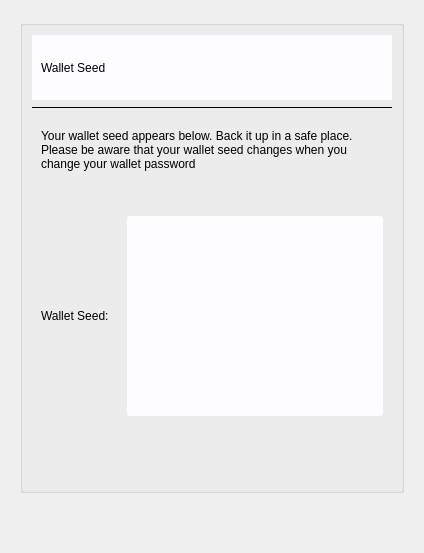
         <widget class="QWidget" name="get_seed_page">
          <layout class="QGridLayout" name="gridLayout_14">
           <item row="0" column="0">
            <widget class="QFrame" name="frame_122">
             <property name="frameShape">
              <enum>QFrame::NoFrame</enum>
             </property>
             <property name="frameShadow">
              <enum>QFrame::Plain</enum>
             </property>
             <layout class="QGridLayout" name="gridLayout_157">
              <item row="0" column="0">
               <widget class="QGroupBox" name="groupBox_26">
                <property name="title">
                 <string/>
                </property>
                <layout class="QGridLayout" name="gridLayout_15">
                 <item row="0" column="0">
                  <widget class="QFrame" name="frame_124">
                   <property name="minimumSize">
                    <size>
                     <width>0</width>
                     <height>65</height>
                    </size>
                   </property>
                   <property name="maximumSize">
                    <size>
                     <width>16777215</width>
                     <height>65</height>
                    </size>
                   </property>
                   <property name="styleSheet">
                    <string notr="true">background-color: rgb(253, 253, 255);
font: 24pt &quot;Helvetica&quot;;</string>
                   </property>
                   <property name="frameShape">
                    <enum>QFrame::NoFrame</enum>
                   </property>
                   <property name="frameShadow">
                    <enum>QFrame::Plain</enum>
                   </property>
                   <layout class="QGridLayout" name="gridLayout_162">
                    <item row="0" column="0">
                     <widget class="QLabel" name="label_98">
                      <property name="text">
                       <string>Wallet Seed</string>
                      </property>
                     </widget>
                    </item>
                   </layout>
                  </widget>
                 </item>
                 <item row="2" column="0">
                  <widget class="QFrame" name="frame_125">
                   <property name="minimumSize">
                    <size>
                     <width>0</width>
                     <height>70</height>
                    </size>
                   </property>
                   <property name="maximumSize">
                    <size>
                     <width>16777215</width>
                     <height>70</height>
                    </size>
                   </property>
                   <property name="styleSheet">
                    <string notr="true">border-radius:3px;
</string>
                   </property>
                   <property name="frameShape">
                    <enum>QFrame::NoFrame</enum>
                   </property>
                   <property name="frameShadow">
                    <enum>QFrame::Plain</enum>
                   </property>
                   <layout class="QGridLayout" name="gridLayout_163">
                    <item row="0" column="0">
                     <widget class="QLabel" name="label_99">
                      <property name="styleSheet">
                       <string notr="true">font: 16pt 'Helvetica';
background-color: rgba(255, 255, 255, 0);</string>
                      </property>
                      <property name="text">
                       <string>Your wallet seed appears below. Back it up in a safe place. Please be aware that your wallet seed changes when you change your wallet password</string>
                      </property>
                      <property name="wordWrap">
                       <bool>true</bool>
                      </property>
                     </widget>
                    </item>
                   </layout>
                  </widget>
                 </item>
                 <item row="1" column="0">
                  <widget class="Line" name="line_29">
                   <property name="frameShadow">
                    <enum>QFrame::Plain</enum>
                   </property>
                   <property name="orientation">
                    <enum>Qt::Horizontal</enum>
                   </property>
                  </widget>
                 </item>
                 <item row="3" column="0">
                  <widget class="QFrame" name="frame_123">
                   <property name="minimumSize">
                    <size>
                     <width>0</width>
                     <height>250</height>
                    </size>
                   </property>
                   <property name="maximumSize">
                    <size>
                     <width>16777215</width>
                     <height>250</height>
                    </size>
                   </property>
                   <property name="styleSheet">
                    <string notr="true">border-radius:3px;</string>
                   </property>
                   <property name="frameShape">
                    <enum>QFrame::NoFrame</enum>
                   </property>
                   <property name="frameShadow">
                    <enum>QFrame::Raised</enum>
                   </property>
                   <layout class="QGridLayout" name="gridLayout_159">
                    <item row="0" column="0">
                     <widget class="QLabel" name="label_95">
                      <property name="minimumSize">
                       <size>
                        <width>80</width>
                        <height>0</height>
                       </size>
                      </property>
                      <property name="maximumSize">
                       <size>
                        <width>120</width>
                        <height>16777215</height>
                       </size>
                      </property>
                      <property name="styleSheet">
                       <string notr="true">font: 16pt 'Helvetica';</string>
                      </property>
                      <property name="text">
                       <string>Wallet Seed: </string>
                      </property>
                     </widget>
                    </item>
                    <item row="0" column="1">
                     <widget class="QTextEdit" name="seed_txt_2">
                      <property name="minimumSize">
                       <size>
                        <width>0</width>
                        <height>200</height>
                       </size>
                      </property>
                      <property name="maximumSize">
                       <size>
                        <width>16777215</width>
                        <height>200</height>
                       </size>
                      </property>
                      <property name="styleSheet">
                       <string notr="true">background-color: rgb(253, 253, 255);</string>
                      </property>
                     </widget>
                    </item>
                   </layout>
                  </widget>
                 </item>
                 <item row="4" column="0">
                  <spacer name="verticalSpacer_16">
                   <property name="orientation">
                    <enum>Qt::Vertical</enum>
                   </property>
                   <property name="sizeHint" stdset="0">
                    <size>
                     <width>20</width>
                     <height>40</height>
                    </size>
                   </property>
                  </spacer>
                 </item>
                </layout>
               </widget>
              </item>
              <item row="1" column="0">
               <spacer name="verticalSpacer_4">
                <property name="orientation">
                 <enum>Qt::Vertical</enum>
                </property>
                <property name="sizeHint" stdset="0">
                 <size>
                  <width>20</width>
                  <height>40</height>
                 </size>
                </property>
               </spacer>
              </item>
             </layout>
            </widget>
           </item>
          </layout>
         </widget>
